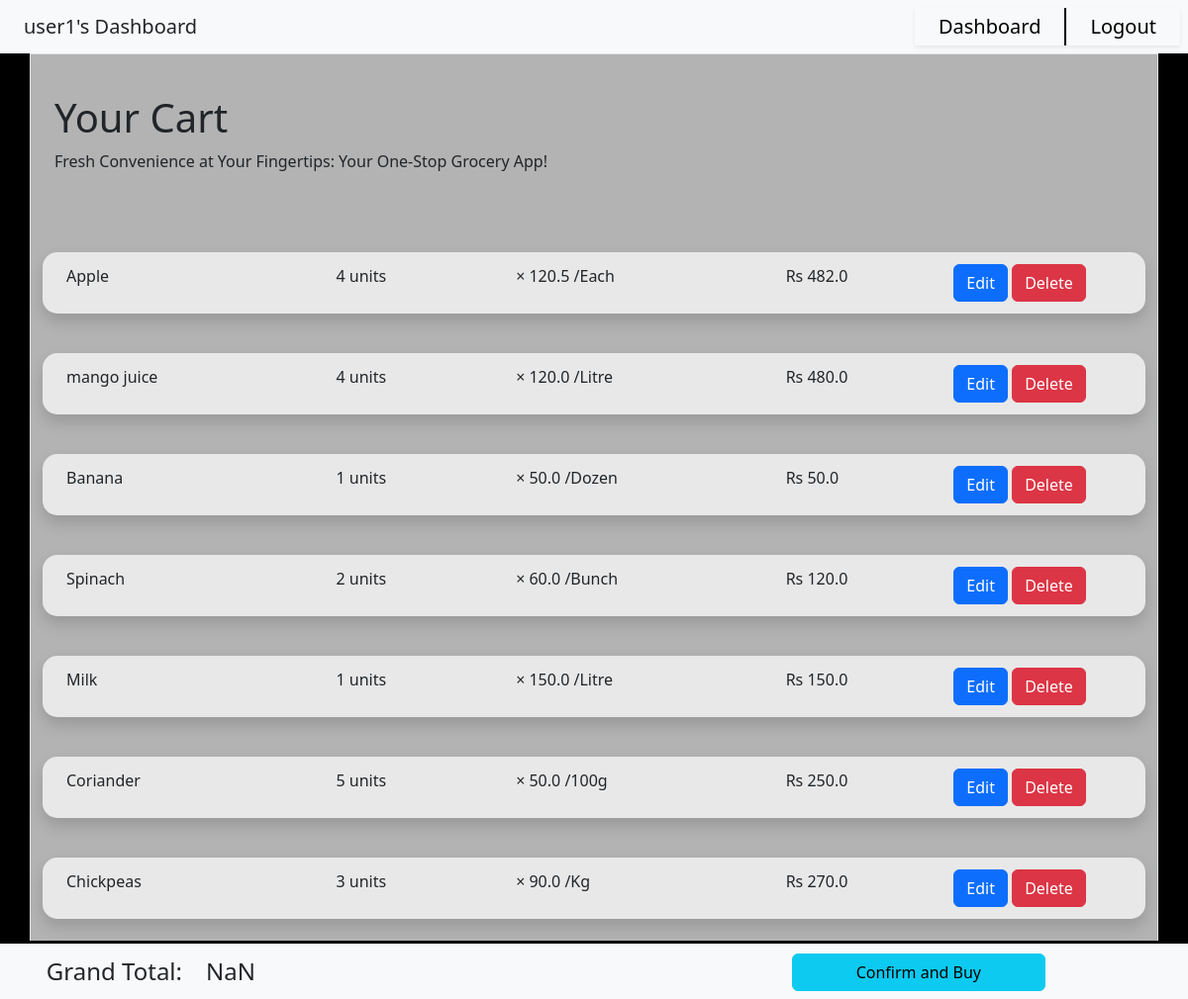
The app's page /user1/cart with its own data.
### application/models.py (models this page shows)
class Order_Details(db.Model):
    __tablename__ = 'Order_Details'
    OID = db.Column(db.Integer, db.ForeignKey('Orders_Desc.OID', ondelete='CASCADE'), primary_key=True)
    PID = db.Column(db.Integer, db.ForeignKey('Product.PID', ondelete='SET NULL'), primary_key=True)
    Qty = db.Column(db.Integer, nullable=False)
    __table_args__ = (db.PrimaryKeyConstraint('OID', 'PID'),)
    order = db.relationship("Orders_Desc", back_populates="products")
    product = db.relationship("Product", back_populates="ords")

class Product(db.Model):
    __tablename__ = 'Product'
    PID = db.Column(db.Integer, autoincrement=True, primary_key=True)
    Name = db.Column(db.String(collation='NOCASE'), unique=True, nullable=False)
    Price = db.Column(db.Float, nullable=False)
    Unit = db.Column(db.String, nullable=False)
    Stock = db.Column(db.Integer, nullable=False)
    CID = db.Column(db.Integer, db.ForeignKey('Category.CID', ondelete='CASCADE'))
    cat = db.relationship("Category", back_populates="products")
    ords = db.relationship("Order_Details", back_populates="product")

### application/user_actions.py (the view)
@app.route("/<usr>/cart")
def show_cart(usr):
    u = Users.query.filter(Users.Uname == usr).first()
    active_order = None
    for o in u.orders:
        if o.Status == 1:
            active_order = o
    if active_order is None:
        return render_template("cart.html", user=usr, order=None)
    else:
        details = None
        details = db.session.query(Order_Details, Product).join(Product, Product.PID ==  Order_Details.PID).filter(Order_Details.OID == active_order.OID).all()
        if len(details) == 0:
            return render_template("cart.html", user=usr, order=None)
        return render_template("cart.html", user=usr, order=details)

### templates/cart.html (shortened to what this page needs)
<!DOCTYPE html>
<html>
    <head>
        <link href="https://cdn.jsdelivr.net/npm/bootstrap@5.3.1/dist/css/bootstrap.min.css" rel="stylesheet">
        <link href="{{ url_for('static', filename='css/dash.css') }}" rel="stylesheet">
    </head>
    <body id="body">
        <nav id = "nav" class="navbar sticky-top bg-body-tertiary text-center">
            <div class="nav" style = "text-align:left;">
                {{ user }}'s Dashboard
            </div>
            <div class="clickable nav shadow-sm" style = "margin-left:auto;text-align:right; border-right:2px solid black;">
                <a href="/{{ user }}/user_dashboard" style = "text-decoration:none; color:black;">Dashboard</a>
            </div>
            <div class="clickable nav shadow-sm" style = "margin-right:1vh; text-align:left;">
                <a href="/login" style = "text-decoration:none; color:black;">Logout</a>
            </div>
        </nav>
        <div id = "content" class="container border">
            <div style = "margin-left:1vw; margin-right:auto; margin-top:5vh;">
                <h1>Your Cart</h1>
                <p>Fresh Convenience at Your Fingertips: Your One-Stop Grocery App!</p><br>
            </div>
            {% if order is none %}
                <h3>Your cart is empty go to home to start adding to the cart</h3>
            {% else %}
                {% for desc, prod in order %}
                    {% if loop.last %}
                        <div id = "list" style = "width:100%; margin-bottom:10vh;">
                            <div class = "container-fluid shadow line-item" style = "width:100%; margin-top:5vh; display:flex;">
                                <div class ="row" style = "margin:auto; width:100%; height:fit-content; padding:1vw;">
                                    <div class = "col-3 text-wrap" style = "margin-bottom:0px;">{{ prod.Name }}</div>
                                    <div id = "{{ prod.PID }}" class = "col-2 text-wrap" style = "margin-bottom:0px;">{{ desc.Qty }} units</div>
                                    <div class = "col-3 text-wrap" style = "margin-bottom:0px;">&times; {{ prod.Price }} {{ prod.Unit }}</div>
                                    <div class = "col-2 text-wrap {{ prod.PID }}" style = "margin-bottom:0px;">Rs <span class="line-total">{{ desc.Qty*prod.Price }}</span> </div>
                                    <div id = "buttons-{{ prod.PID }}" class = "col-2  text-wrap" style = "margin-bottom:0px; padding:0px;">
                                        <button type="button" class="btn btn-primary" onclick = "edittable('{{ prod.PID }}', '{{ desc.OID }}', '{{ desc.Qty }}', '{{ prod.Price }}', this)">Edit</button>
                                        <button type="button" class="btn btn-danger" onclick = "del('{{ prod.PID }}', '{{ desc.OID }}')">Delete</button>
                                    </div>
                                </div>
                            </div>
                        </div>
                    {% else %}
                        <div id = "list" style = "width:100%">
                            <div class = "container-fluid shadow line-item" style = "width:100%; margin-top:5vh; display:flex;">
                                <div class ="row" style = "margin:auto; width:100%; height:fit-content; padding:1vw;">
                                    <div class = "col-3 text-wrap" style = "margin-bottom:0px;">{{ prod.Name }}</div>
                                    <div id = "{{ prod.PID }}" class = "col-2 text-wrap" style = "margin-bottom:0px;">{{ desc.Qty }} units</div>
                                    <div class = "col-3 text-wrap" style = "margin-bottom:0px;">&times; {{ prod.Price }} {{ prod.Unit }}</div>
                                    <div class = "col-2 text-wrap {{ prod.PID }}" style = "margin-bottom:0px;">Rs <span class="line-total">{{ desc.Qty*prod.Price }}</span> </div>
                                    <div id = "buttons-{{ prod.PID }}" class = "col-2  text-wrap" style = "margin-bottom:0px; padding:0px;">
                                        <button type="button" class="btn btn-primary" onclick = "edittable('{{ prod.PID }}', '{{ desc.OID }}', '{{ desc.Qty }}', '{{ prod.Price }}', this)">Edit</button>
                                        <button type="button" class="btn btn-danger" onclick = "del('{{ prod.PID }}', '{{ desc.OID }}')">Delete</button>
                                    </div>
                                </div>
                            </div>
                        </div>
                    {% endif %}
                    {% if loop.first %}
                        <nav class="navbar fixed-bottom bg-body-tertiary" style="border-top:3px solid black">
                            <div class="container-fluid row">
                                <p class = "col-2" style="font-size:3vh; text-align:right; margin:0px">Grand Total: </p>
                                <p id = "grand-total" class = "col-4" style="font-size:3vh; margin:0px">Price </p>
                                <p class = "col-6" style="font-size:3vh; text-align:right; padding-right:10vw; margin:0px">
                                    <button id = "checkout-btn" type="button" class="btn btn-info" style="padding-left:8vh;padding-right:8vh" onclick = "$('#confirmationModal').modal('show');">Confirm and Buy</button>
                                </p>
                            </div>
                        </nav>
                    {% endif %}
                {% endfor %}
            {% endif %}
        </div>
    </body>
</html>

### static/css/dash.css (style rules this page uses)
.navbar { width:100%; }
.nav { padding-top:0.5vh; padding-bottom:0.5vh; padding-left:2vw; padding-right:2vw; width:fit-content; font-size:2.5vh; height:100%; }
#content { min-height:93vh; display:flex; flex-direction:column; justify-content:center; align-items:center; background-color:rgba(255, 255, 255, 0.7); }

### records on screen
Order_Details: Name "Apple", Qty "4", Price "120.5", Unit "/Each", desc.Qty*prod.Price "482.0"
Order_Details: Name "mango juice", Qty "4", Price "120.0", Unit "/Litre", desc.Qty*prod.Price "480.0"
Order_Details: Name "Banana", Qty "1", Price "50.0", Unit "/Dozen", desc.Qty*prod.Price "50.0"
Order_Details: Name "Spinach", Qty "2", Price "60.0", Unit "/Bunch", desc.Qty*prod.Price "120.0"
Order_Details: Name "Milk", Qty "1", Price "150.0", Unit "/Litre", desc.Qty*prod.Price "150.0"
Order_Details: Name "Coriander", Qty "5", Price "50.0", Unit "/100g", desc.Qty*prod.Price "250.0"
Order_Details: Name "Chickpeas", Qty "3", Price "90.0", Unit "/Kg", desc.Qty*prod.Price "270.0"

### other values on screen
{{ user }} "user1"
